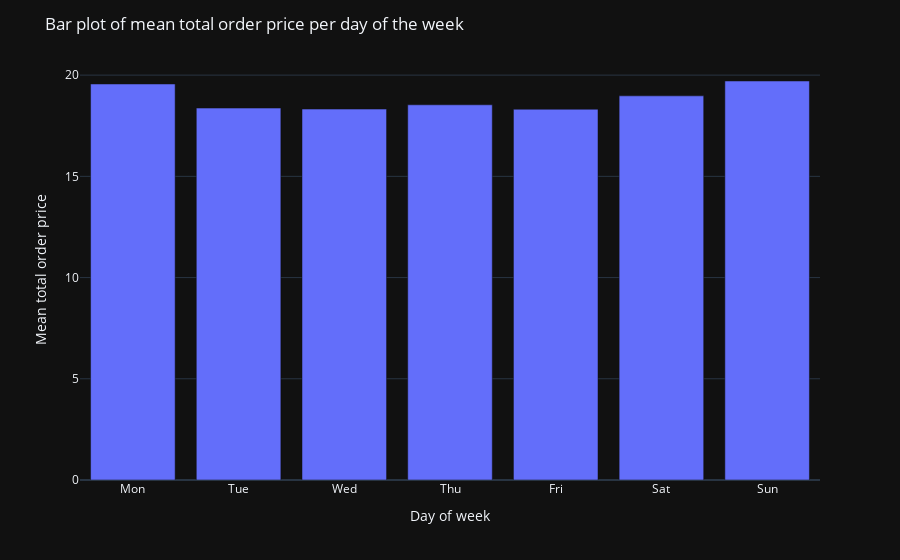

Notebook code cell kept with this figure:
### Markdown cell above
#### 3. [1 балл] Постройте средних сумм покупок по дням недели (bar plot).

### Code cell
# your code
df["day_of_week"] = pd.to_datetime(df["date"]).dt.dayofweek
df["day_of_week"] = df["day_of_week"].map({0: "Mon", 1: "Tue", 2: "Wed", 3: "Thu", 4: "Fri", 5: "Sat", 6: "Sun"})

temp_df = df.drop_duplicates("order_id").groupby("day_of_week").agg(mean_price_per_day=("total_price_order", "mean")).reset_index(drop=False)

fig = px.bar(
    x=temp_df["day_of_week"],
    y=temp_df["mean_price_per_day"],
    category_orders={"x": ["Mon","Tue","Wed","Thu","Fri","Sat","Sun"]}
)
fig.update_layout(title_text="Bar plot of mean total order price per day of the week", xaxis_title="Day of week", yaxis_title="Mean total order price")
fig.show()

### Figure 1 — Plotly figure (JSON) as saved in the notebook; plotly's stock layout.template omitted (floating-point values rounded to 4 significant figures)
{"data": [{"hovertemplate": "x=%{x}<br>y=%{y}<extra></extra>", "legendgroup": "", "marker": {"color": "#636efa", "pattern": {"shape": ""}}, "name": "", "orientation": "v", "showlegend": false, "textposition": "auto", "x": ["Fri", "Mon", "Sat", "Sun", "Thu", "Tue", "Wed"], "xaxis": "x", "y": [18.32, 19.56, 18.98, 19.71, 18.53, 18.37, 18.32], "yaxis": "y", "type": "bar"}], "layout": {"xaxis": {"anchor": "y", "domain": [0.0, 1.0], "title": {"text": "Day of week"}, "categoryorder": "array", "categoryarray": ["Mon", "Tue", "Wed", "Thu", "Fri", "Sat", "Sun"]}, "yaxis": {"anchor": "x", "domain": [0.0, 1.0], "title": {"text": "Mean total order price"}}, "legend": {"tracegroupgap": 0}, "margin": {"t": 60}, "barmode": "relative", "title": {"text": "Bar plot of mean total order price per day of the week"}}}
